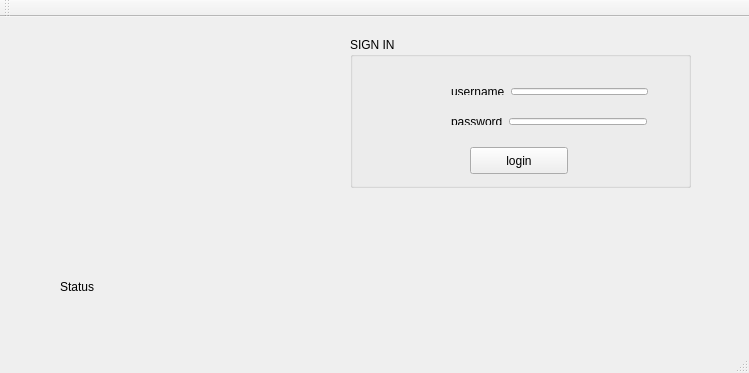
<?xml version="1.0" encoding="UTF-8"?>
<ui version="4.0">
 <class>MainWindow</class>
 <widget class="QMainWindow" name="MainWindow">
  <property name="geometry">
   <rect>
    <x>0</x>
    <y>0</y>
    <width>749</width>
    <height>373</height>
   </rect>
  </property>
  <property name="windowTitle">
   <string>MainWindow</string>
  </property>
  <widget class="QWidget" name="centralWidget">
   <widget class="QLabel" name="label">
    <property name="geometry">
     <rect>
      <x>60</x>
      <y>260</y>
      <width>341</width>
      <height>20</height>
     </rect>
    </property>
    <property name="text">
     <string>Status</string>
    </property>
   </widget>
   <widget class="QGroupBox" name="groupBox">
    <property name="geometry">
     <rect>
      <x>350</x>
      <y>20</y>
      <width>341</width>
      <height>151</height>
     </rect>
    </property>
    <property name="title">
     <string>SIGN IN</string>
    </property>
    <widget class="QPushButton" name="pushButton">
     <property name="geometry">
      <rect>
       <x>120</x>
       <y>110</y>
       <width>98</width>
       <height>27</height>
      </rect>
     </property>
     <property name="text">
      <string>login</string>
     </property>
    </widget>
    <widget class="QWidget" name="">
     <property name="geometry">
      <rect>
       <x>90</x>
       <y>40</y>
       <width>219</width>
       <height>29</height>
      </rect>
     </property>
     <layout class="QHBoxLayout" name="horizontalLayout">
      <item>
       <widget class="QLabel" name="label_2">
        <property name="text">
         <string>username</string>
        </property>
       </widget>
      </item>
      <item>
       <widget class="QLineEdit" name="lineEdit"/>
      </item>
     </layout>
    </widget>
    <widget class="QWidget" name="">
     <property name="geometry">
      <rect>
       <x>90</x>
       <y>70</y>
       <width>218</width>
       <height>29</height>
      </rect>
     </property>
     <layout class="QHBoxLayout" name="horizontalLayout_2">
      <item>
       <widget class="QLabel" name="label_3">
        <property name="text">
         <string>password</string>
        </property>
       </widget>
      </item>
      <item>
       <widget class="QLineEdit" name="lineEdit_2">
        <property name="echoMode">
         <enum>QLineEdit::Password</enum>
        </property>
       </widget>
      </item>
     </layout>
    </widget>
   </widget>
   <widget class="QLabel" name="label_4">
    <property name="geometry">
     <rect>
      <x>40</x>
      <y>20</y>
      <width>241</width>
      <height>181</height>
     </rect>
    </property>
    <property name="frameShape">
     <enum>QFrame::NoFrame</enum>
    </property>
    <property name="frameShadow">
     <enum>QFrame::Raised</enum>
    </property>
    <property name="text">
     <string/>
    </property>
    <property name="textFormat">
     <enum>Qt::PlainText</enum>
    </property>
    <property name="pixmap">
     <pixmap>web.png</pixmap>
    </property>
    <property name="scaledContents">
     <bool>true</bool>
    </property>
   </widget>
  </widget>
  <widget class="QMenuBar" name="menuBar">
   <property name="geometry">
    <rect>
     <x>0</x>
     <y>0</y>
     <width>749</width>
     <height>23</height>
    </rect>
   </property>
  </widget>
  <widget class="QToolBar" name="mainToolBar">
   <attribute name="toolBarArea">
    <enum>TopToolBarArea</enum>
   </attribute>
   <attribute name="toolBarBreak">
    <bool>false</bool>
   </attribute>
  </widget>
  <widget class="QStatusBar" name="statusBar"/>
 </widget>
 <layoutdefault spacing="6" margin="11"/>
 <resources/>
 <connections/>
</ui>
